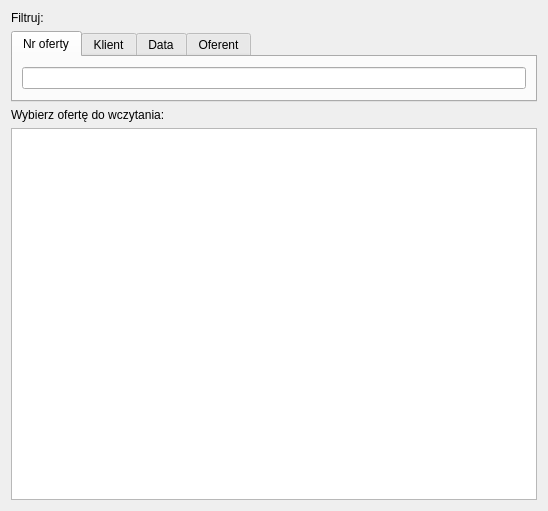
<?xml version="1.0" encoding="UTF-8"?>
<ui version="4.0">
 <class>OfferSearch</class>
 <widget class="QWidget" name="OfferSearch">
  <property name="geometry">
   <rect>
    <x>0</x>
    <y>0</y>
    <width>548</width>
    <height>511</height>
   </rect>
  </property>
  <property name="windowTitle">
   <string>OfferSearch</string>
  </property>
  <layout class="QVBoxLayout" name="verticalLayout">
   <item>
    <widget class="QLabel" name="label_filtruj">
     <property name="text">
      <string>Filtruj:</string>
     </property>
    </widget>
   </item>
   <item>
    <widget class="QTabWidget" name="tabWidget">
     <property name="sizePolicy">
      <sizepolicy hsizetype="Minimum" vsizetype="Minimum">
       <horstretch>0</horstretch>
       <verstretch>0</verstretch>
      </sizepolicy>
     </property>
     <property name="currentIndex">
      <number>0</number>
     </property>
     <widget class="QWidget" name="tab_id">
      <attribute name="title">
       <string>Nr oferty</string>
      </attribute>
      <layout class="QHBoxLayout" name="horizontalLayout_2">
       <item>
        <widget class="QLineEdit" name="lineEdit_Id"/>
       </item>
      </layout>
     </widget>
     <widget class="QWidget" name="tab_klient">
      <attribute name="title">
       <string>Klient</string>
      </attribute>
      <layout class="QHBoxLayout" name="horizontalLayout_4">
       <item>
        <widget class="QLineEdit" name="lineEdit_Client"/>
       </item>
      </layout>
     </widget>
     <widget class="QWidget" name="tab_date">
      <attribute name="title">
       <string>Data</string>
      </attribute>
      <layout class="QHBoxLayout" name="horizontalLayout_3">
       <item>
        <widget class="QDateEdit" name="dateEdit"/>
       </item>
      </layout>
     </widget>
     <widget class="QWidget" name="tab_user">
      <attribute name="title">
       <string>Oferent</string>
      </attribute>
      <layout class="QHBoxLayout" name="horizontalLayout">
       <item>
        <widget class="QComboBox" name="comboBox"/>
       </item>
      </layout>
     </widget>
    </widget>
   </item>
   <item>
    <widget class="QLabel" name="label_wybierz">
     <property name="text">
      <string>Wybierz ofertę do wczytania:</string>
     </property>
    </widget>
   </item>
   <item>
    <widget class="QTableView" name="tableView"/>
   </item>
  </layout>
 </widget>
 <resources/>
 <connections/>
</ui>
